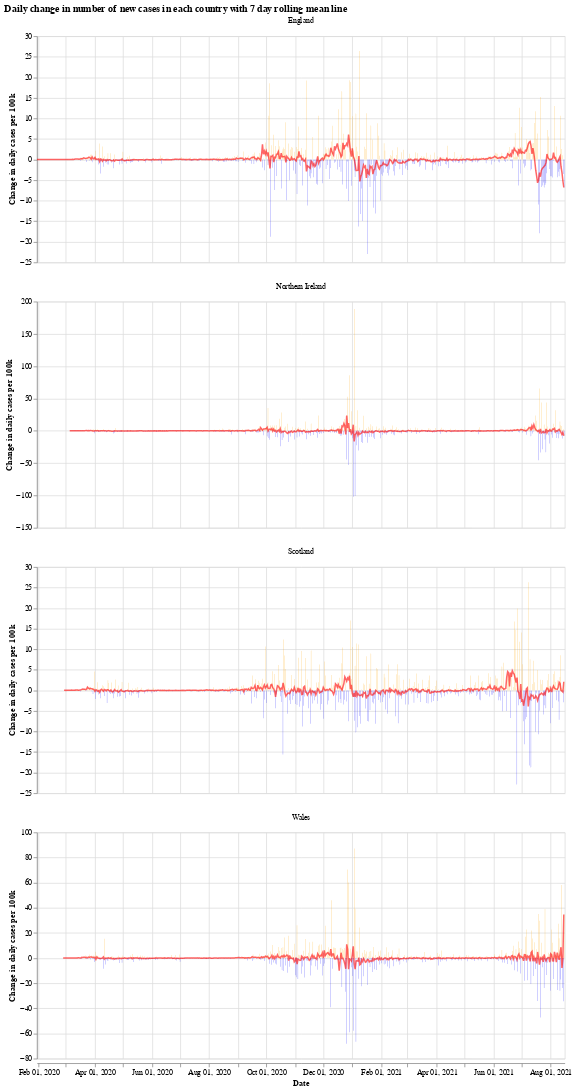

Write notebook code for a chart like this one.
### Markdown cell above
We will use the Python library `Altair` for visualising the data, see the [altair docs](https://altair-viz.github.io/) for more information.

First we have a graph which shows the daily change in the number of new cases for each country. This number jumps up and down all over the place, which is likely due to delay in reporting of new cases over the weekend. Another interesting thing is that it looks like the daily cases in Wales experienced a much shorter period of calm over the summer (calm in the sense of daily cases not jumping up and down).

The orange bars are days when the number of new cases (per 100k population) was more than the previous day, while the blue are days when the number of new cases dropped. The red line is the 7 day moving average. 

When the moving average line is below 0, it means that there is a consistent drop in new cases. We can see this clearly happening around the times that lockdowns were introduced (though, to varying degrees). I will update the graphs soon with a marker of when each lockdown started.

### Code cell
# collapse
import altair as alt

bars = alt.Chart(uk_cases).mark_bar().encode(
    x=alt.X("yearmonthdate(date):T", axis=alt.Axis(title='Date')),
    y=alt.Y("casesChangeRate:Q", axis=alt.Axis(title='Change in daily cases per 100k')),
    tooltip='casesChange',
    color=alt.condition(
        alt.datum.casesChangeRate > 0,
        alt.value("orange"),  # The positive color
        alt.value("blue")  # The negative color
    )
).properties(title='Daily change in number of new cases with 7 day rolling mean',width=700).interactive()

line = alt.Chart(uk_cases).mark_line(
    color='red',
    size=2,
    opacity=0.6
).transform_window(
    rolling_mean='mean(casesChangeRate)',
    frame=[0, 7],
    groupby=['areaName']
).encode(
    x='yearmonthdate(date):T',
    y='rolling_mean:Q'
)

alt.layer(bars, line, data=uk_cases).facet(alt.Column(
    'areaName', title=''), columns=1).resolve_scale(y='independent').properties(title='Daily change in number of new cases in each country with 7 day rolling mean line')

### Figure 1 — Vega-Lite specification as saved in the notebook (floating-point values rounded to 4 significant figures; data arrays with more than 128 entries replaced by an {"elided": "..."} marker saying what was removed)
{"config": {"view": {"continuousWidth": 400, "continuousHeight": 300}}, "data": {"name": "data-09e0c8076edc65a10e5a8ff3f0f6fae4"}, "facet": {"type": "nominal", "field": "areaName", "title": ""}, "spec": {"layer": [{"mark": "bar", "encoding": {"color": {"condition": {"value": "orange", "test": "(datum.casesChangeRate > 0)"}, "value": "blue"}, "tooltip": {"type": "quantitative", "field": "casesChange"}, "x": {"type": "temporal", "axis": {"title": "Date"}, "field": "date", "timeUnit": "yearmonthdate"}, "y": {"type": "quantitative", "axis": {"title": "Change in daily cases per 100k"}, "field": "casesChangeRate"}}, "selection": {"selector001": {"type": "interval", "bind": "scales", "encodings": ["x", "y"]}}, "title": "Daily change in number of new cases with 7 day rolling mean", "width": 700}, {"mark": {"type": "line", "color": "red", "opacity": 0.6, "size": 2}, "encoding": {"x": {"type": "temporal", "field": "date", "timeUnit": "yearmonthdate"}, "y": {"type": "quantitative", "field": "rolling_mean"}}, "transform": [{"window": [{"op": "mean", "field": "casesChangeRate", "as": "rolling_mean"}], "frame": [0, 7], "groupby": ["areaName"]}]}]}, "columns": 1, "resolve": {"scale": {"y": "independent"}}, "title": "Daily change in number of new cases in each country with 7 day rolling mean line", "$schema": "https://vega.github.io/schema/vega-lite/v4.8.1.json", "datasets": {"data-09e0c8076edc65a10e5a8ff3f0f6fae4": {"elided": "2164 records"}}}
